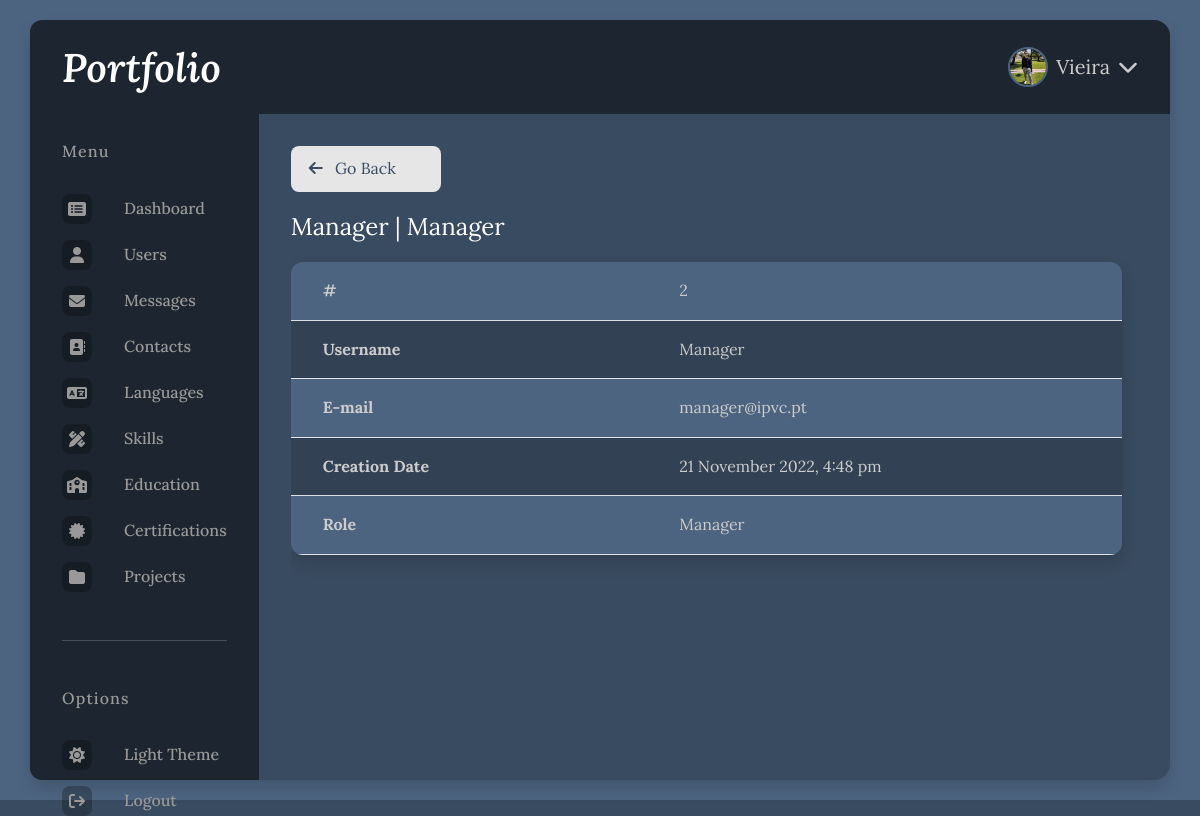
Page /pages/users/details_user.php?id=2 (signed in) on the committed database.
### tables this page shows
CREATE TABLE tblSection (
    id              int primary key auto_increment,
    section         varchar(50),
    icon            varchar(50)
);

CREATE TABLE tblUser (
    id              int primary key auto_increment,
    username        varchar(100),
    email           varchar(100),
    pass            varchar(100),
    imgPath         varchar(255),
    dtCreated       datetime default current_timestamp,
    role            int default 2,
    foreign key (role) references tblRole(id)
);

### pages/users/details_user.php (the view, shortened to what this page needs)
<?php
require_once('../../config/config.php');
$sql = "SELECT * FROM tblUser WHERE id = :id";
$stmt = $conn->prepare($sql);
$stmt->bindParam(':id', $_GET['id'], PDO::PARAM_INT);
$stmt->execute();
$userx = $stmt->fetch(PDO::FETCH_ASSOC);
?>
<!DOCTYPE html>
<html lang="en">
<head>
    <?php require_once('../../components/head_links.php'); ?>
</head>
<body>
<div id="dashboard-wrapper">
    <div id="dashboard-container">
        <?php require_once('../../components/sidebar.php'); ?>
        <main>
            <?php require_once('../../components/navbar.php'); ?>
            <article id="users">
                <div class="go-back" onclick="window.location.href='./'">
                    <i class="fa-solid fa-arrow-left"></i>
                    <span>Go Back</span>
                </div>
                <div class="article-title">
                    <?php echo ($userx['role'] == 1) ? "Admin" : "Manager"; echo " | "; echo $userx['username']; ?>
                </div>
                <table class="table shadow">
                    <tr>
                        <th>#</th>
                        <td><?php echo $userx['id']; ?></td>
                    </tr>
                    <tr>
                        <th>Username</th>
                        <td><?php echo $userx['username']; ?></td>
                    </tr>
                    <tr>
                        <th>E-mail</th>
                        <td><?php echo $userx['email']; ?></td>
                    </tr>
                    <tr>
                        <th>Creation Date</th>
                        <td><?php echo date("j F Y, g:i a", strtotime($userx['dtCreated'])) ?></td>
                    </tr>
                    <tr>
                        <th>Role</th>
                        <td><?php echo ($userx['role'] == 1) ? "Admin" : "Manager"; ?></td>
                    </tr>
                </table>
            </article>
        </main>
    </div>
</div>
</body>
</html>

### components/sidebar.php (shortened to what this page needs)
<div id="sidebar">
    <a href="../dashboard/" class="sidebar-brand">Portfolio</a>
    <nav class="sidebar-tabs">
        <h5 class="sidebar-title">Menu</h5>
        <?php
        $sqlManagerSection = "SELECT s.section, s.icon FROM tblUser AS u, tblSection AS s, tblManagerSectionAccess AS msa WHERE u.id = msa.idManager AND s.id = msa.idSection AND u.id = :id";
        $sqlAdminSection = "SELECT * FROM tblSection";
        if($_SESSION['role'] == 1) {
            $stmt = $conn->prepare($sqlAdminSection);
        } else if ($_SESSION['role'] == 2) {
            $stmt = $conn->prepare($sqlManagerSection);
            $stmt->bindParam(':id', $_SESSION['id'], PDO::PARAM_INT);
        }
        $stmt->execute();
        if($stmt->rowCount() > 0) {
            while ($section = $stmt->fetch(PDO::FETCH_ASSOC)) { ?>
        <a href="../<?php echo strtolower($section['section']); ?>/" class="sidebar-link">
            <div class="sidebar-link-icon"><i class="fa-regular <?php echo $section['icon']; ?>"></i></i>
            </div>
            <span><?php echo $section['section'] ?></span>
        </a>
        <?php } } ?>
    </nav>
    <hr>
    <div class="sidebar-tabs">
        <h5 class="sidebar-title">Options</h5>
        <a href="#" class="sidebar-link" id="toggleLight">
            <div class="sidebar-link-icon">
                <i class="fa-regular" id="toggleLightIcon"></i>
            </div>
            <span id="toggleLightLabel">Light Theme</span>
        </a>
        <a href=" ?logout" class="sidebar-link">
            <div class="sidebar-link-icon">
                <i class="fa-regular fa-arrow-right-from-bracket"></i>
            </div>
            <span>Logout</span>
        </a>
    </div>
</div>

### components/navbar.php (shortened to what this page needs)
<?php
$sql = "SELECT * FROM tblUser WHERE id = :id";
$stmt = $conn->prepare($sql);
$stmt->bindParam(':id', $_SESSION['id'], PDO::PARAM_INT);
$stmt->execute();
$user = $stmt->fetch(PDO::FETCH_ASSOC);
?>
<div id="navbar">
    <div class="navbar-section navbar-user">
        <div class="navbar-dropdown" id="navbar-dropdown">
            <img src="../../assets/images/<?php echo $user['imgPath']; ?>" class="navbar-img" alt="">
            <div class="navbar-dropdown-title"><?php echo $_SESSION['username']; ?></div>
            <i class="fa-regular fa-chevron-down"></i>
        </div>
    </div>
</div>

### assets/styles/main.css (style rules this page uses)
:root { --primary-variant: hsl(212, 25%, 15%); --primary: hsl(212, 25%, 30%); --secondary: hsl(212, 25%, 40%); --tertiary: hsl(212, 25%, 60%); --title-color: hsl(0, 0%, 100%); --subtitle-color: hsl(0, 0%, 90%); --text-color: hsl(0, 0%, 80%); --muted-color: hsl(0, 0%, 60%); --ff-base: 'Lora', serif; --fw-regular: 400; --fw-semibold: 500; --fw-bold: 600; --shadow: 0 0.5rem 1rem rgb(0 0 0 / 15%); --rounded-sm: .5rem; --rounded-md: .75rem; --rounded-lg: 1000vmax; }
* { padding: 0; margin: 0; box-sizing: border-box; outline: none; transition: all .2s; font-family: var(--ff-base); }
html { scroll-behavior: smooth; }
a { color: var(--tertiary); text-decoration: none; }
body { background-color: var(--primary); font-size: 1rem; font-weight: 400; line-height: 1.6; min-height: 100vh; }
.table { --content-padding: 1rem; width: calc(100% - var(--content-padding)); color: var(--text-color); overflow: hidden; border-radius: var(--rounded-md); border-collapse: collapse; }
.table td, .table th { padding: var(--content-padding) 2rem; min-width: 200px; }
.table tbody tr { background-color: var(--secondary); }
.table tbody tr:nth-child(even) { background-color: rgba(0,0,0,.125); }

### assets/styles/sidebar.css (style rules this page uses)
#sidebar { max-width: 300px; height: 100%; padding: 2rem; padding-top: 1rem; display: flex; flex-direction: column; background-color: var(--primary-variant); border-top-left-radius: .75rem; border-bottom-left-radius: .75rem; }
#sidebar a, #sidebar a:hover, #sidebar a:focus { text-decoration: none; }
#sidebar .sidebar-brand-sm, #sidebar .sidebar-brand { color: var(--title-color); font-size: 2.5rem; font-weight: var(--fw-bold); font-style: italic; padding-bottom: .65rem; transition: color .2s; }
.sidebar-tabs { color: var(--muted-color); display: flex; flex-direction: column; gap: 1rem; flex-grow: 2; justify-content: flex-start; height: auto; margin: 2rem 0; }
.sidebar-title { font-size: 1rem; letter-spacing: 0.07rem; margin-bottom: 1rem; }
a.sidebar-link { display: flex; flex-direction: row; gap: 2rem; color: var(--muted-color); font-weight: var(--fw-semibold); font-size: 1rem; transition: background-color .2s ease; }
.sidebar-link .sidebar-link-icon { background-color: rgba(0,0,0,.25); width: 30px; height: 30px; border-radius: .5rem; display: grid; place-items: center; }
.sidebar-link i, .sidebar-link span { align-self: center; }

### assets/styles/navbar.css (style rules this page uses)
#navbar { display: flex; align-items: center; flex-direction: row; padding: 2rem; gap: 2rem; background-color: var(--primary-variant); border-top-right-radius: 1rem; }
.navbar-section { flex-grow: 1; min-height: 30px; font-size: 1.25rem; }
.navbar-user { display: flex; flex-direction: row; justify-content: flex-end; align-items: center; gap: 1rem; }
.navbar-img { width: 40px; border-radius: 50%; border: 2px solid var(--secondary); }
.navbar-dropdown { display: flex; flex-direction: row; gap: .5rem; align-items: center; cursor: pointer; position: absolute; user-select: none; }

### assets/styles/dashboard.css (style rules this page uses)
#dashboard-wrapper { width: 100%; height: 100vh; display: flex; justify-content: center; align-items: center; background-color: var(--secondary); }
#dashboard-container { --content-padding: 2rem; --content-gap: 1rem; display: flex; width: 95vw; height: 95vh; background-color: var(--primary); border-radius: 1rem; box-shadow: var(--shadow); font-weight: var(--fw-regular); font-size: 1rem; color: var(--text-color); }
#dashboard-container main { display: flex; flex-direction: column; width: 100%; flex-grow: 1; }
#dashboard-container article { --max-width: 1200px; display: flex; flex-direction: column; flex-grow: 1; margin-block: var(--content-padding); gap: var(--content-gap); overflow: auto; width: min(var(--max-width), 100% - (var(--content-padding) * 2)); margin-inline: auto; }
.article-title { font-size: 1.5rem; color: var(--title-color); }
.go-back { cursor: pointer; max-width: 150px; background-color: var(--subtitle-color); color: var(--primary); padding: .5rem 1rem; border-radius: var(--rounded-sm); border: 2px solid transparent; }
.go-back i { margin-right: .5rem; }

### rows in the picture
tblsection: section "Dashboard"
tblsection: section "Users"
tblsection: section "Messages"
tblsection: section "Contacts"
tblsection: section "Languages"
tblsection: section "Skills"
tblsection: section "Education"
tblsection: section "Certifications"
tblsection: section "Projects"
tbluser: imgPath (picture)
tbluser: username "Manager", id "2", email "manager@ipvc.pt", dtCreated "21 November 2022, 4:48 pm"

### other values in the picture
$_SESSION['username'] "Vieira"
